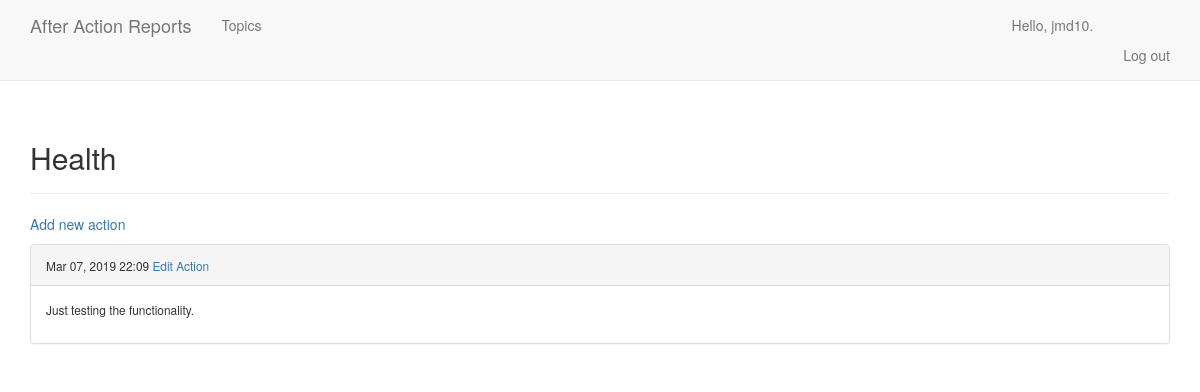
The page /topics/4/ (signed in) on the database its author committed.
### AARs/models.py (models this page shows, shortened)
class Topic(models.Model):
    text = models.CharField(max_length=50)
    date_added = models.DateTimeField(auto_now_add=True)
    owner = models.ForeignKey(User, on_delete=models.CASCADE)
    def __str__(self):
        return self.text

class Actions(models.Model):
    topic = models.ForeignKey(Topic, on_delete=models.CASCADE)
    text = models.TextField()
    date_added = models.DateTimeField(auto_now_add=True)
    class Meta:
        verbose_name_plural = 'entries'

### AARs/views.py (the view)
# urls.py: path('topics/<int:topic_id>/', views.topic, name='topic'),
@login_required
def topic(request, topic_id):
    topic = Topic.objects.get(id=topic_id)
    if topic.owner != request.user:
        raise Http404
    actions = topic.actions_set.order_by('-date_added')
    context = {'topic': topic, 'actions': actions}
    return render(request, 'AARs/topic.html', context)

### AARs/templates/AARs/topic.html
{% extends "AARs/base.html" %}
{% block header %}
  <h2>{{ topic }}</h2>
{% endblock header %}
{% block content %}
  <p>
    <a href="{% url 'AARs:new_action' topic.id %}">Add new action</a>
  </p>
  {% for action in actions %}
    <div class="panel panel-default">
      <div class="panel-heading">
        <small>
          {{ action.date_added|date:'M d, Y H:i' }}
        </small>
        <small>  <a href="{% url 'AARs:edit_action' action.id %}">   Edit Action</a></small>
      </div>
      <div class="panel-body">
        <small>
          {{ action.text|linebreaks }}
        </small>
      </div>
    </div>
  {% empty %}
    No actions have been added yet.
  {% endfor %}
{% endblock content %}

### AARs/templates/AARs/base.html (shortened to what this page needs)
{% load bootstrap3 %}
<!DOCTYPE html>
<html lang="en">
  <head>
    {% bootstrap_css %}
  </head>
  <body>
    <nav class="navbar navbar-default navbar-static-top">
      <div class="container">
        <div class="navbar-header">
          <a class="navbar-brand" href="{% url 'AARs:index' %}">
            After Action Reports</a>
        </div>
        <div id="navbar" class="navbar-collapse collapse">
          <ul class="nav navbar-nav">
            <li><a href="{% url 'AARs:topics' %}">Topics</a></li>
          </ul>
          <ul class="nav navbar-nav navbar-right">
            {% if user.is_authenticated %}
              <li><a>Hello, {{ user.username }}.<a></li>
              <li><a href="{% url 'users:logout' %}">Log out</a></li>
            {% else %}
              <li><a href="{% url 'users:register' %}">Register</a></li>
              <li><a href="{% url 'users:login' %}">Log In</a></li>
            {% endif %}
          </ul>
        </div>
      </div>
    </nav>
    <div class="container">
      <div class="page-header">
        {% block header %}{% endblock header %}
      </div>
      <div>
        {% block content %}{% endblock content %}
      </div>
    </div>
  </body>
</html>

### rows shown on the page
Topic: text "Health"
Actions: date_added "Mar 07, 2019 22:09", text "Just testing the functionality."

### other values the page prints
{{ user.username }} "jmd10"
